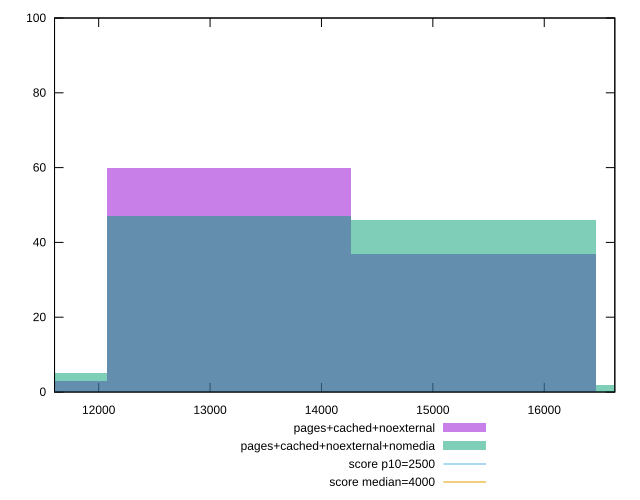

This chart was generated by the following gnuplot code:
reset

$pagesCachedNoexternal <<EOF
13170.378719943867 60
10975.315599953221 3
15365.44183993451 37
EOF

$pagesCachedNoexternalNomedia <<EOF
15365.44183993451 46
17560.504959925154 2
13170.378719943867 47
10975.315599953221 5
EOF

set key outside below
set boxwidth 2195.0631199906443
set xrange [11603.7045:16633.5535]
set yrange [0:100]
set trange [0:100]
set style fill transparent solid 0.5 noborder

set parametric
set terminal svg size 640, 500 enhanced background rgb 'white'
set output "reprap/largest-contentful-paint/comparison/histogram/2_vs_3.svg"

plot $pagesCachedNoexternal title "pages+cached+noexternal" with boxes, \
     $pagesCachedNoexternalNomedia title "pages+cached+noexternal+nomedia" with boxes, \
     2500,t title "score p10=2500", \
     4000,t title "score median=4000"

reset
